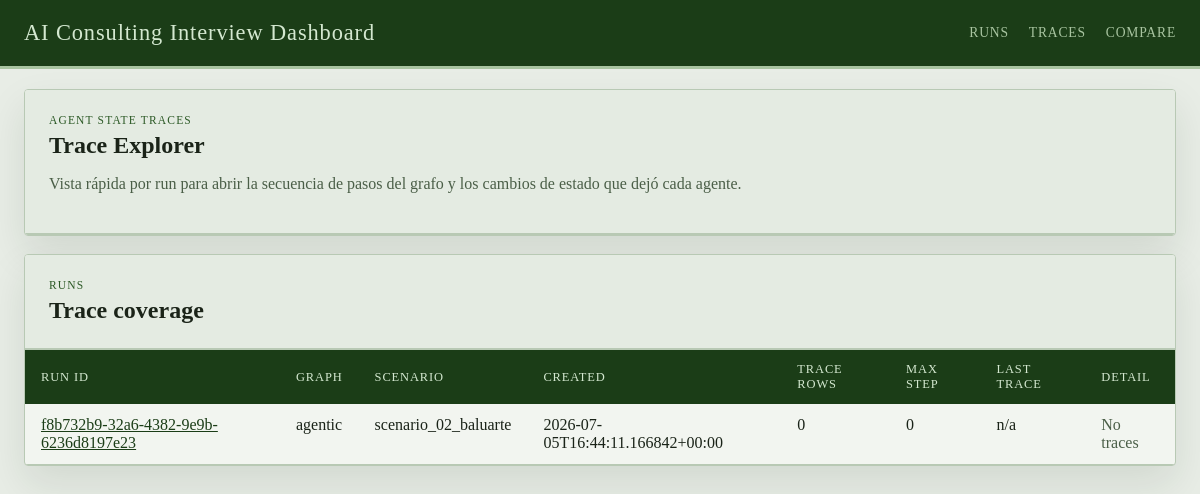
/traces, run on the app's committed database.
### tables this page shows
CREATE TABLE runs (
                run_id TEXT PRIMARY KEY,
                graph_name TEXT NOT NULL,
                thread_id TEXT NOT NULL,
                scenario_ref TEXT,
                case_prompt TEXT,
                turn_index INTEGER,
                judge_round INTEGER,
                enough_evidence INTEGER NOT NULL,
                focus_areas_json TEXT NOT NULL,
                transcript_json TEXT NOT NULL,
                case_performance_json TEXT NOT NULL,
                quality_dialog_json TEXT NOT NULL,
                final_feedback TEXT,
                state_json TEXT NOT NULL,
                created_at TEXT NOT NULL
            );

### web/app.py (the view)
@app.get("/traces")
def trace_index():
    ensure_dashboard_db()
    trace_runs = list_trace_runs(limit=100)
    return render_template("trace_index.html", trace_runs=trace_runs)

### web/dashboard_store.py (called while the page is built)
def get_db_connection() -> sqlite3.Connection:
    connection = sqlite3.connect(RUNS_DB_PATH, timeout=30)
    connection.row_factory = sqlite3.Row
    return connection

def _table_exists(connection: sqlite3.Connection, table_name: str) -> bool:
    row = connection.execute(
        """
        SELECT name
        FROM sqlite_master
        WHERE type = 'table' AND name = ?
        """,
        (table_name,),
    ).fetchone()
    return row is not None

### web/templates/trace_index.html (shortened to what this page needs)
{% extends "base.html" %}
{% block content %}
<section class="panel">
  <div class="panel-heading">
    <div>
      <p class="eyebrow">Agent State Traces</p>
      <h1>Trace Explorer</h1>
      <p class="lede">Vista rápida por run para abrir la secuencia de pasos del grafo y los cambios de estado que dejó cada agente.</p>
    </div>
  </div>
</section>
<section class="panel">
  <div class="panel-heading">
    <div>
      <p class="eyebrow">Runs</p>
      <h2>Trace coverage</h2>
    </div>
  </div>
  <div class="table-wrap">
    <table>
      <thead>
        <tr>
          <th>Run ID</th>
          <th>Graph</th>
          <th>Scenario</th>
          <th>Created</th>
          <th>Trace Rows</th>
          <th>Max Step</th>
          <th>Last Trace</th>
          <th>Detail</th>
        </tr>
      </thead>
      <tbody>
        {% for run in trace_runs %}
        <tr>
          <td><a href="{{ url_for('get_run', run_id=run.run_id) }}">{{ run.run_id }}</a></td>
          <td>{{ run.graph_name }}</td>
          <td>{{ run.scenario_ref or 'n/a' }}</td>
          <td>{{ run.created_at }}</td>
          <td>{{ run.trace_count }}</td>
          <td>{{ run.max_step_index }}</td>
          <td>{{ run.last_trace_at or 'n/a' }}</td>
          <td>
            {% if run.has_traces %}
            <a href="{{ url_for('get_run_trace', run_id=run.run_id) }}">Open trace</a>
            {% else %}
            <span class="helper">No traces</span>
            {% endif %}
          </td>
        </tr>
        {% else %}
        <tr>
          <td colspan="8">No runs found or the <code>agent_state_traces</code> table does not exist yet.</td>
        </tr>
        {% endfor %}
      </tbody>
    </table>
  </div>
</section>
{% endblock %}

### web/static/styles.css (style rules this page uses)
:root { --bg: #e8ede6; --panel: #f2f5f0; --panel-alt: #e4ebe2; --line: #b8c9b4; --ink: #1a2318; --muted: #4a5e47; --accent: #2d5a27; --accent-strong: #1b3d17; --success: #2d5a27; --warning: #7a6520; --danger: #7a2020; --shadow: 0 18px 40px rgba(20, 40, 18, 0.10); --radius: 4px; --font-ui: "Georgia", "Times New Roman", serif; --font-display: "Georgia", "Palatino Linotype", serif; }
* { box-sizing: border-box; }
body { margin: 0; font-family: var(--font-ui); color: var(--ink); background: var(--bg); }
a { color: var(--accent-strong); }
.panel { background: var(--panel); border: 1px solid var(--line); border-radius: var(--radius); box-shadow: var(--shadow); overflow: hidden; }
.panel-heading { display: flex; justify-content: space-between; align-items: start; gap: 16px; padding: 24px; background: var(--panel-alt); border-bottom: 2px solid var(--line); }
.panel-heading h1, .panel-heading h2, .panel-heading h3, .subsection h3 { margin: 0; font-family: var(--font-display); font-weight: bold; }
.eyebrow { margin: 0 0 6px; color: var(--accent); text-transform: uppercase; letter-spacing: 0.10em; font-size: 0.72rem; font-family: var(--font-display); }
.lede, .meta-grid p, .prompt-box p, .helper { color: var(--muted); }
.table-wrap { overflow-x: auto; }
table { width: 100%; border-collapse: collapse; }
th { background: var(--accent-strong); color: #d4e8d0; padding: 12px 16px; text-align: left; font-size: 0.78rem; text-transform: uppercase; letter-spacing: 0.07em; font-weight: normal; }
td { padding: 12px 16px; text-align: left; vertical-align: top; border-bottom: 1px solid var(--line); }

### data on the page
runs: run_id "f8b732b9-32a6-4382-9e9b-6236d8197e23", graph_name "agentic", scenario_ref "scenario_02_baluarte", created_at "2026-07-05T16:44:11.166842+00:00", trace_count "0", max_step_index "0", last_trace_at "n/a"
